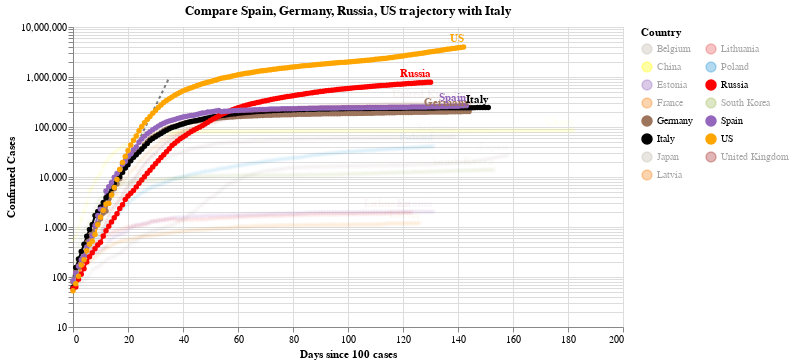

Here is the notebook cell this chart was saved with:
### Code cell
#hide_input
chart2 = make_since_chart(dff2, ['Spain', 'Germany','Russia', 'US'], baseline_countries)
chart2

### Figure 1 — Vega-Lite specification as saved in the notebook (floating-point values rounded to 4 significant figures; data arrays with more than 128 entries replaced by an {"elided": "..."} marker saying what was removed)
{"config": {"view": {"continuousWidth": 400, "continuousHeight": 300}}, "layer": [{"data": {"name": "data-628230001892d6798b50651be41d1b3e"}, "mark": {"type": "line", "color": "black", "opacity": 0.5, "strokeDash": [3, 3]}, "encoding": {"x": {"type": "quantitative", "field": "Days since 100 cases"}, "y": {"type": "quantitative", "field": "Confirmed Cases"}}}, {"data": {"name": "data-cf6274a33aa3f33e53c66ff3a066b12b"}, "mark": {"type": "line", "point": true}, "encoding": {"color": {"type": "nominal", "field": "Country", "legend": {"columns": 2}, "scale": {"domain": ["Belgium", "China", "Estonia", "France", "Germany", "Italy", "Japan", "Latvia", "Lithuania", "Poland", "Russia", "South Korea", "Spain", "US", "United Kingdom"], "range": ["#C1B7AD", "yellow", "#9467bd", "#F58518", "#9D755D", "black", "#C1B7AD", "#F58518", "#E45756", "#2495D3", "red", "#A1BA59", "#9467bd", "orange", "brown"]}}, "opacity": {"condition": {"value": 1, "selection": "selector009"}, "value": 0.05}, "tooltip": [{"type": "nominal", "field": "Country"}, {"type": "temporal", "field": "Date"}, {"type": "quantitative", "field": "Confirmed Cases"}, {"type": "quantitative", "field": "Days since 100 cases"}], "x": {"type": "quantitative", "field": "Days since 100 cases"}, "y": {"type": "quantitative", "field": "Confirmed Cases", "scale": {"type": "log"}}}, "selection": {"selector009": {"type": "multi", "fields": ["Country"], "bind": "legend", "init": [{"Country": "Spain"}, {"Country": "Germany"}, {"Country": "Russia"}, {"Country": "US"}, {"Country": "Italy"}]}}, "width": 550}, {"data": {"name": "data-cf6274a33aa3f33e53c66ff3a066b12b"}, "mark": {"type": "text", "align": "right", "dy": -8, "fontWeight": "bold"}, "encoding": {"color": {"type": "nominal", "field": "Country", "legend": {"columns": 2}, "scale": {"domain": ["Belgium", "China", "Estonia", "France", "Germany", "Italy", "Japan", "Latvia", "Lithuania", "Poland", "Russia", "South Korea", "Spain", "US", "United Kingdom"], "range": ["#C1B7AD", "yellow", "#9467bd", "#F58518", "#9D755D", "black", "#C1B7AD", "#F58518", "#E45756", "#2495D3", "red", "#A1BA59", "#9467bd", "orange", "brown"]}}, "opacity": {"condition": {"value": 1, "selection": "selector009"}, "value": 0.05}, "text": {"type": "nominal", "field": "Country"}, "tooltip": [{"type": "nominal", "field": "Country"}, {"type": "temporal", "field": "Date"}, {"type": "quantitative", "field": "Confirmed Cases"}, {"type": "quantitative", "field": "Days since 100 cases"}], "x": {"type": "quantitative", "field": "Days since 100 cases"}, "y": {"type": "quantitative", "field": "Confirmed Cases", "scale": {"type": "log"}}}, "transform": [{"filter": "(datum['Date'] >= 1595376000000)"}], "width": 550}], "title": "Compare Spain, Germany, Russia, US trajectory with Italy", "$schema": "https://vega.github.io/schema/vega-lite/v4.0.2.json", "datasets": {"data-628230001892d6798b50651be41d1b3e": [{"Days since 100 cases": 0, "Confirmed Cases": 100.0}, {"Days since 100 cases": 1, "Confirmed Cases": 130.0}, {"Days since 100 cases": 2, "Confirmed Cases": 169.0}, {"Days since 100 cases": 3, "Confirmed Cases": 219.7}, {"Days since 100 cases": 4, "Confirmed Cases": 285.6}, {"Days since 100 cases": 5, "Confirmed Cases": 371.3}, {"Days since 100 cases": 6, "Confirmed Cases": 482.7}, {"Days since 100 cases": 7, "Confirmed Cases": 627.5}, {"Days since 100 cases": 8, "Confirmed Cases": 815.7}, {"Days since 100 cases": 9, "Confirmed Cases": 1060.0}, {"Days since 100 cases": 10, "Confirmed Cases": 1379.0}, {"Days since 100 cases": 11, "Confirmed Cases": 1792.0}, {"Days since 100 cases": 12, "Confirmed Cases": 2330.0}, {"Days since 100 cases": 13, "Confirmed Cases": 3029.0}, {"Days since 100 cases": 14, "Confirmed Cases": 3937.0}, {"Days since 100 cases": 15, "Confirmed Cases": 5119.0}, {"Days since 100 cases": 16, "Confirmed Cases": 6654.0}, {"Days since 100 cases": 17, "Confirmed Cases": 8650.0}, {"Days since 100 cases": 18, "Confirmed Cases": 11250.0}, {"Days since 100 cases": 19, "Confirmed Cases": 14620.0}, {"Days since 100 cases": 20, "Confirmed Cases": 19000.0}, {"Days since 100 cases": 21, "Confirmed Cases": 24710.0}, {"Days since 100 cases": 22, "Confirmed Cases": 32120.0}, {"Days since 100 cases": 23, "Confirmed Cases": 41750.0}, {"Days since 100 cases": 24, "Confirmed Cases": 54280.0}, {"Days since 100 cases": 25, "Confirmed Cases": 70560.0}, {"Days since 100 cases": 26, "Confirmed Cases": 91730.0}, {"Days since 100 cases": 27, "Confirmed Cases": 119300.0}, {"Days since 100 cases": 28, "Confirmed Cases": 155000.0}, {"Days since 100 cases": 29, "Confirmed Cases": 201500.0}, {"Days since 100 cases": 30, "Confirmed Cases": 262000.0}, {"Days since 100 cases": 31, "Confirmed Cases": 340600.0}, {"Days since 100 cases": 32, "Confirmed Cases": 442800.0}, {"Days since 100 cases": 33, "Confirmed Cases": 575600.0}, {"Days since 100 cases": 34, "Confirmed Cases": 748300.0}, {"Days since 100 cases": 35, "Confirmed Cases": 972800.0}], "data-cf6274a33aa3f33e53c66ff3a066b12b": {"elided": "2158 records"}}}
